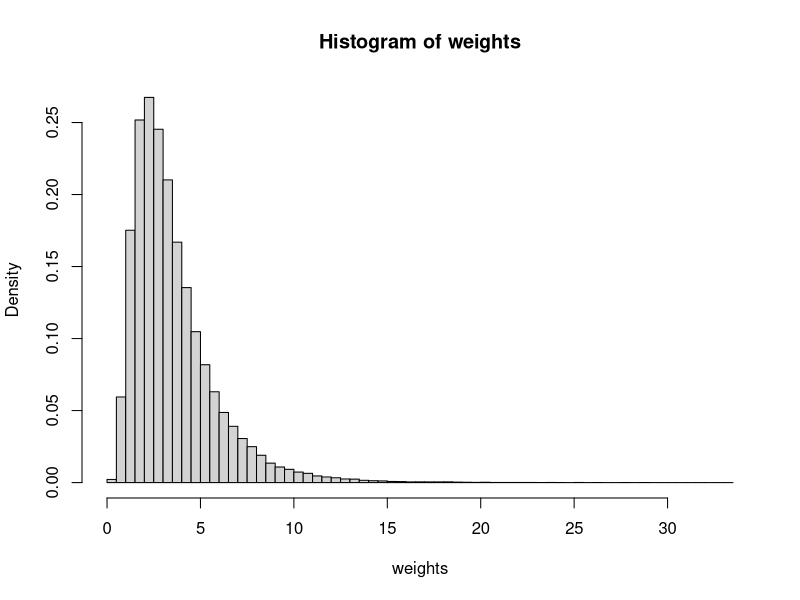

Reproduce this figure in R. (Note: this script raises an error after producing the figure.)

#
# Génération du fichier benchmark.csv
#

#
# To used the code you need to run the CaseStudyDEv up to the end of question 2
#

#
# parameters of the simulation
#
n <- 100000
x <- matrix(runif(4*n),ncol = 4,byrow = TRUE)

# Générer des poids selon logNormale
mu1 <- log(3000)
sigma1 <- log(1.8)
exp(mu1+sigma1**2/2)
exp(2*mu1+4*sigma1**2/2)-exp(mu1+sigma1**2/2)**2
weights <- round(qlnorm(x[,1],mu1,sigma1)/1000,3)
mean(weights)
hist(weights,breaks = 100,freq=FALSE)
max(weights)

# Générer des erreurs sur le poids
weightsTarifParam <- 0.7
weightsPrice <- weightsTarifParam*weights
weightsError <- pnorm((x[,3]-0.5)*sqrt(12))*sd(weights)*weightsTarifParam
weightsFinalPrice <- weightsPrice + weightsError
mean(weightsFinalPrice)
var(weightsFinalPrice)

# Générer des distances selon logNormale
routesCanada
routesIATA <- cbind(paste(routesCanada$sourceAirport),paste(routesCanada$destinationAirport))
routesDistance <- apply(routesIATA, 1, function(x) airportsDist(x[1],x[2])$value)
max(routesDistance)
mean(routesDistance)
mu2 <- log(650)
sigma2 <- log(1.4)
(distances <- round(qlnorm(x[,2],mu2,sigma2)))
mean(distances)
hist(distances,breaks = 100,freq=FALSE)
max(distances)

# Générer des erreurs sur la distance
distancesTarifParam <- 0.02
distancesPrice <- distancesTarifParam*distances
distancesError <- pnorm((x[,3]-0.5)*sqrt(12))*sd(distances)*distancesTarifParam
distancesFinalPrice <- distancesPrice + distancesError
mean(distancesFinalPrice)
var(distancesFinalPrice)

# Générer prix totaux
baseCost <- 10
taxRate <- 1.12
profitMargin <- 1.15
(totalCost <- round((baseCost + weightsFinalPrice + distancesFinalPrice)*profitMargin*taxRate,2))
mean(totalCost)
var(totalCost)
max(totalCost)

# Exporter le data en csv
(dataExport <- cbind(weights,distances,totalCost))
colnames(dataExport) <- c("Poids (Kg)","Distance (Km)","Prix (CAD $)")
write.csv(dataExport,paste(path,"/Reference/benchmark.csv",sep=''),row.names = FALSE)
